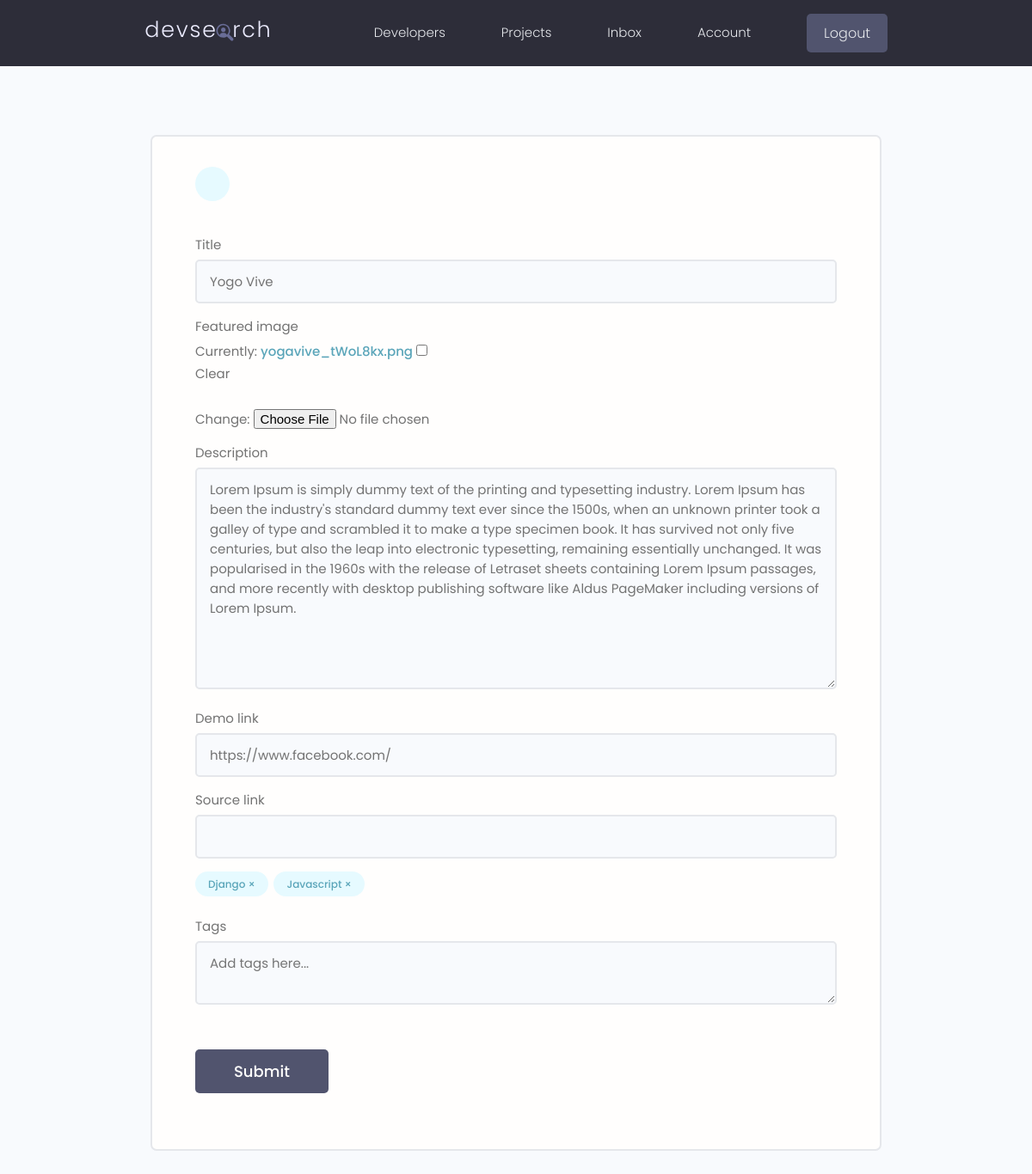
The page /projects/update-project/9d0f6b24-d08f-44e7-8080-eda61c07819f/ (signed in) on the database its author committed.
### projects/models.py (models this page shows, shortened)
class Project(models.Model):
    owner = models.ForeignKey(Profile, null=True, blank=True, on_delete=models.CASCADE)
    title = models.CharField(max_length=200)
    description = models.TextField(null=True, blank=True)
    featured_image = models.ImageField(null=True, blank=True, default="default.jpg")
    demo_link = models.CharField(max_length=200, null=True, blank=True)
    source_link = models.CharField(max_length=2000, null=True, blank=True)
    tags = models.ManyToManyField(Tag, blank=True)
    vote_total = models.IntegerField(default=0, null=True, blank=True)
    vote_ratio = models.IntegerField(default=0, null=True, blank=True)
    created = models.DateTimeField(auto_now_add=True)
    id = models.UUIDField(default=uuid.uuid4, unique=True, primary_key=True, editable=False)
    class Meta:
        ordering = ['-vote_ratio', '-vote_total', 'title']

class Tag(models.Model):
    name = models.CharField(max_length=200)
    created = models.DateTimeField(auto_now_add=True)
    id = models.UUIDField(default=uuid.uuid4, unique=True, primary_key=True, editable=False)

### projects/views.py (the view, shortened to what this page needs)
# urls.py: path("update-project/<str:pk>/", views.updateProject, name="update-project"),
@login_required(login_url="login")
def updateProject(request, pk):
    profile = request.user.profile
    project = profile.project_set.get(id=pk)
    form = ProjectForm(instance=project)
    context = {"form": form, 'project': project}
    return render(request, "projects/project_form.html", context)

### projects/forms.py
class ProjectForm(ModelForm):
    class Meta:
        model = Project
        fields = ["title", "featured_image", "description", "demo_link", "source_link"]
        widgets = {
            "tags": forms.CheckboxSelectMultiple(),
        }
    def __init__(self, *args, **kwargs):
        super(ProjectForm, self).__init__(*args, **kwargs)
        for name, field in self.fields.items():
            field.widget.attrs.update({"class": "input"})

### projects/templates/projects/project_form.html (shortened to what this page needs)
{% extends 'main.html' %}
{% block content %}
<main class="formPage my-xl">
    <div class="content-box">
        <div class="formWrapper">
            <a class="backButton" href="{% url 'account' %}"></a>
            <br>
            <form class="form" method="POST" enctype="multipart/form-data">
                {% for field in form %}
                <div class="form__field">
                    <label for="formInput#text">{{field.label}}</label>
                    {{field}}
                </div>
                {% endfor %}
                <div class="form__field">
                    {% for tag in project.tags.all %}
                    <div class="project-tag tag tag--pill tag--main" data-tag="{{tag.id}}"
                        data-project="{{project.id}}">{{tag.name}} &#215;</div>
                    {% endfor %}
                </div>
                <div class="form__field">
                    <label for="formInput#text">Tags</label>
                    <textarea class="input" name="newtags" placeholder="Add tags here..."></textarea>
                </div>
                <input class="btn btn--sub btn--lg  my-md" type="submit" value="Submit" />
            </form>
        </div>
    </div>
</main>
{% endblock %}

### static/styles/app.css (style rules this page uses)
:root { --color-sub: #2d2d39; }
.btn--sub { background-color: var(--color-sub-light); }
.content-box { width: 95%; max-width: 85rem; margin: 0 auto; }
.backButton { background: var(--color-main-light); color: var(--color-main); width: 4rem; height: 4rem; display: flex; align-items: center; justify-content: center; border-radius: 50%; }
.formPage .formWrapper { list-style: none; background: var(--color-white); padding: 3.5rem 5rem; border: 2px solid var(--color-light); border-radius: 0.7rem; }

### static/uikit/styles/modules/_variables.css (style rules this page uses)
:root { --color-main: #5aa5b9; --color-main-light: #e6faff; --color-sub: #3f4156; --color-sub-light: #51546e; --color-sub-lighter: #ededfd; --color-text: #737373; --color-gray: #8b8b8b; --color-light: #e5e7eb; --color-light-gray: #767676; --color-bg: #f8fafd; --color-white: #fffefd; --color-white-light: #f3f3f3; --color-success: #359e64; --color-success-bg: #def8e8; --color-error: #fc4b0b; --color-error-bg: #fff2ee; --font-base: 'Poppins', arial, helvetica, 'Segoe UI', roboto, ubuntu, sans-serif; --font-monospace: 'Fira Code', 'Courier New', courier, monospace; --font-regular: 300; --font-medium: 500; --font-bold: 700; --generic-shadow: 1px 1px 5px #00000010; --generic-transition: all 0.3s ease-in-out; }

### static/uikit/styles/modules/_base.css (style rules this page uses)
* { margin: 0; padding: 0; box-sizing: border-box; text-rendering: optimizeLegibility; color: inherit; font-size: inherit; }
html { font-size: 50%; }
@media only screen and (min-width: 480px) { html { font-size: 56.25%; } }
@media only screen and (min-width: 1200px) { html { font-size: 62.5%; } }
body { line-height: 1.6; font-weight: 400; font-size: 1.5rem; color: var(--color-text); background-color: var(--color-bg); min-height: 100vh; }

### static/uikit/styles/modules/_typography.css (style rules this page uses)
* { font-family: var(--font-base); }
a { padding-bottom: 2px; text-decoration: none; display: inline-block; color: var(--color-main); font-weight: var(--font-medium); }

### static/uikit/styles/modules/_utilities.css (style rules this page uses)
.my-md { margin: 3rem auto; }
.my-xl { margin: 8rem auto; }

### static/uikit/styles/modules/_button.css (style rules this page uses)
.btn { display: inline-block; position: relative; cursor: pointer; background-color: var(--color-light); font-weight: var(--font-medium); color: var(--color-sub); text-decoration: none; padding: 1rem 2rem; border-radius: 0.5rem; border: none; width: -webkit-fit-content; width: -moz-fit-content; width: fit-content; height: -webkit-fit-content; height: -moz-fit-content; height: fit-content; font-size: 1.6rem; outline-width: 0; outline-color: transparent; -webkit-backface-visibility: hidden; backface-visibility: hidden; transition: all 0.3s ease-in-out; }
.btn--sub { background-color: var(--color-sub); color: var(--color-white); }
.btn--lg { font-size: 1.8rem; padding: 1.2rem 4.5rem; }

### static/uikit/styles/modules/_form.css (style rules this page uses)
.form { display: block; }
.form__field { margin-top: 1.5rem; margin-bottom: 1.5rem; }
.form__label, .form__field > label { display: block; margin-bottom: 0.5rem; color: var(--color-text); }
input.input[type='text'], input.input[type='email'], input.input[type='password'], input.input[type='number'], textarea.input { min-width: 24rem; width: 100%; padding: 1.2rem 1.5rem; border-radius: 0.5rem; border: 2px solid var(--color-light); transition: all 0.3s ease-in-out; background-color: var(--color-bg); }

### static/uikit/styles/modules/_tag.css (style rules this page uses)
.tag { display: inline-flex; align-items: center; background-color: var(--color-sub); height: -webkit-fit-content; height: -moz-fit-content; height: fit-content; width: -webkit-fit-content; width: -moz-fit-content; width: fit-content; border-radius: 0.5rem; padding: 0.5rem 1.5rem; font-size: 1.2rem; cursor: pointer; }
.tag:not(:last-child) { margin-right: 0.25rem; margin-bottom: 0.75rem; }
.tag--pill { border-radius: 5rem; }
.tag--main, .tag--main > small { background: var(--color-main-light); color: var(--color-main); font-weight: 500; }

### rows shown on the page
Project: form "Yogo Vive" "Lorem Ipsum is simply dummy text of the printing and typesetting industry. Lorem Ipsum has been the industry's standard dummy text ever since the 1500s, when an unknown printer took a galley of type and scrambled it to make a type specimen book. It has survived not only five centuries, but also the leap into electronic typesetting, remaining essentially unchanged. It was popularised in the 1960s with the release of Letraset sheets containing Lorem Ipsum passages, and more recently with desktop publishing software like Aldus PageMaker including versions of Lorem Ipsum." "https://www.facebook.com/"
Tag: name "Django"
Tag: name "Javascript"

### other values the page prints
{{ field.label }} "Title" "Featured image" "Description" "Demo link" "Source link"
